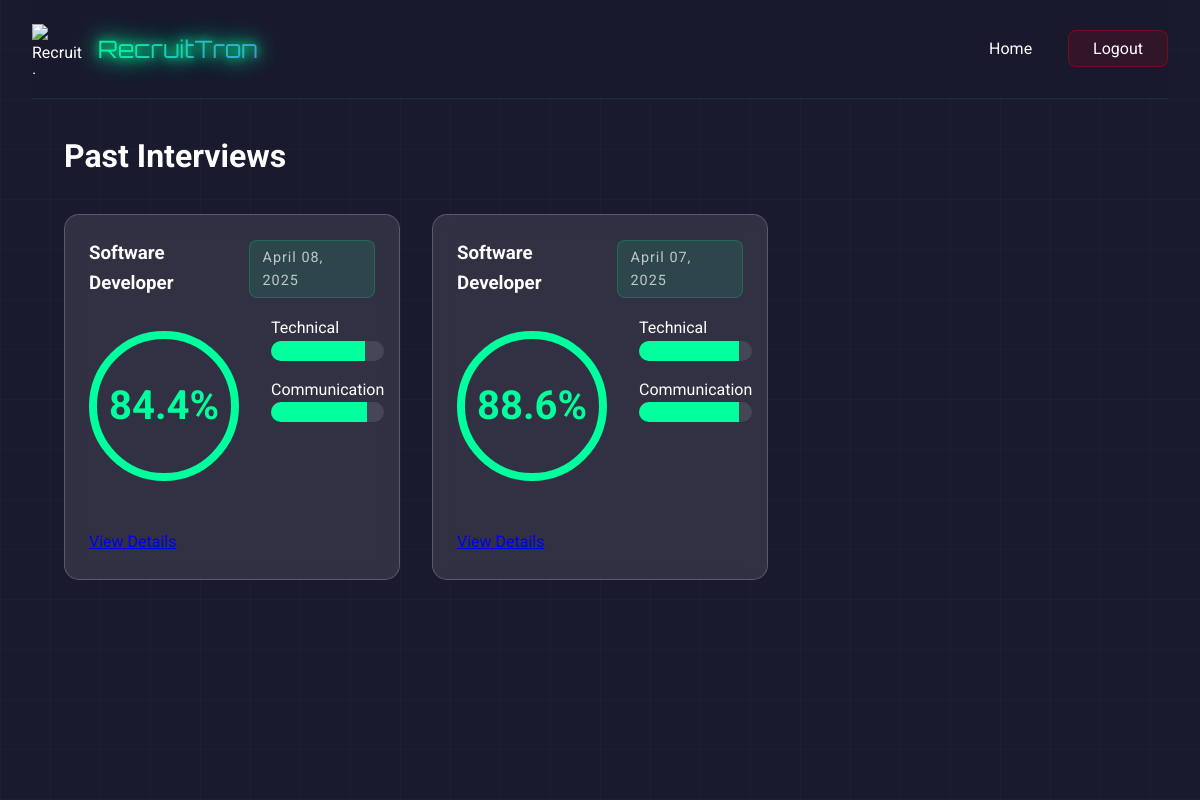
Page /past-interviews (signed in) on the committed database.
### models/interview_feedback.py (models this page shows)
class InterviewFeedback(db.Model):
    id = db.Column(db.Integer, primary_key=True)
    user_id = db.Column(db.Integer, db.ForeignKey('user.id'), nullable=False)
    date = db.Column(db.DateTime, default=datetime.utcnow)
    technical_score = db.Column(db.Float)
    communication_score = db.Column(db.Float)
    confidence_score = db.Column(db.Float)
    total_score = db.Column(db.Float)
    strengths = db.Column(db.JSON)
    improvements = db.Column(db.JSON)
    recommendations = db.Column(db.JSON)
    role = db.Column(db.String(100))
    user = db.relationship('User', backref=db.backref('interviews', lazy=True))

### app.py (the view)
@app.route('/past-interviews')
@login_required
def past_interviews():
    interviews = InterviewFeedback.query.filter_by(user_id=current_user.id)\
        .order_by(InterviewFeedback.date.desc()).all()
    return render_template('past_interviews.html', interviews=interviews)

### app.py (called while the page is built)
@login_manager.user_loader
def load_user(user_id):
    return User.query.get(int(user_id))

### templates/past_interviews.html (shortened to what this page needs)
<!DOCTYPE html>
<html lang="en">
    <head>
        <link rel="stylesheet" href="/static/css/style.css" />
    </head>
    <body class="past-interviews-page">
        <div id="particles-js"></div>
        <div class="cyber-grid"></div>
        <div class="container">
            <nav class="nav-bar glass-nav">
                <div class="logo-container">
                    <img
                        src="/static/img/logo.png"
                        alt="RecruitTron Logo"
                        class="logo"
                    />
                    <span class="logo-text neon-text">RecruitTron</span>
                </div>
                <div class="nav-links">
                    <a href="/" class="nav-link">Home</a>
                    <a href="/logout" class="nav-link logout-btn"
                        ><span>Logout</span></a
                    >
                </div>
            </nav>
            <main class="past-interviews-content">
                <h1 class="cyber-glitch" data-text="Past Interviews">
                    Past Interviews
                </h1>
                <div class="interviews-grid">
                    {% for interview in interviews %}
                    <div class="interview-card glassmorphism">
                        <div class="interview-header">
                            <h3>{{ interview.role }}</h3>
                            <span class="interview-date">
                                {{ interview.date.strftime('%B %d, %Y') }}
                            </span>
                        </div>
                        <div class="score-overview">
                            <div class="total-score">
                                <div class="score-circle">
                                    <span
                                        >{{ "%.1f"|format(interview.total_score)
                                        }}%</span
                                    >
                                </div>
                            </div>
                            <div class="score-breakdown">
                                <div class="score-item">
                                    <label>Technical</label>
                                    <div class="score-bar">
                                        <div
                                            class="score-fill"
                                            style="width: {{ interview.technical_score }}%"
                                        ></div>
                                    </div>
                                </div>
                                <div class="score-item">
                                    <label>Communication</label>
                                    <div class="score-bar">
                                        <div
                                            class="score-fill"
                                            style="width: {{ interview.communication_score }}%"
                                        ></div>
                                    </div>
                                </div>
                            </div>
                        </div>
                        <a
                            href="{{ url_for('interview_details', interview_id=interview.id) }}"
                            class="cyber-button"
                        >
                            View Details
                        </a>
                    </div>
                    {% endfor %}
                </div>
            </main>
        </div>
    </body>
</html>

### static/css/style.css (style rules this page uses)
:root { --primary-color: #00ff9d; --secondary-color: #6c63ff; --accent-color: #ff3366; --dark-color: #1a1a2e; --light-color: #ffffff; --gradient-1: linear-gradient(135deg, #00ff9d 0%, #6c63ff 100%); --gradient-2: linear-gradient(45deg, #ff3366 0%, #6c63ff 100%); }
* { margin: 0; padding: 0; box-sizing: border-box; }
body { font-family: 'Roboto', sans-serif; background: var(--dark-color); color: var(--light-color); line-height: 1.6; overflow-x: hidden; cursor: default; }
#particles-js { position: fixed; top: 0; left: 0; width: 100%; height: 100%; z-index: -1; }
.container { max-width: 1200px; margin: 0 auto; padding: 0 2rem; }
.nav-bar { display: flex; justify-content: space-between; align-items: center; padding: 1.5rem 0; }
.logo-container { display: flex; align-items: center; gap: 1rem; }
.logo { width: 50px; height: 50px; }
.logo-text { font-family: 'Orbitron', sans-serif; font-size: 1.5rem; background: var(--gradient-1); -webkit-background-clip: text; -webkit-text-fill-color: transparent; }
.nav-links a { color: var(--light-color); text-decoration: none; margin-left: 2rem; transition: color 0.3s ease; }
.neon-text { color: #fff; text-shadow: 0 0 10px var(--primary-color), 0 0 20px var(--primary-color), 0 0 30px var(--primary-color); }
.glassmorphism { background: rgba(255, 255, 255, 0.1); backdrop-filter: blur(10px); border-radius: 20px; border: 1px solid rgba(255, 255, 255, 0.2); padding: 2rem; transition: transform 0.3s ease; }
.cyber-grid { position: fixed; top: 0; left: 0; width: 100%; height: 100%; background: linear-gradient(90deg, rgba(0, 255, 157, 0.03) 1px, transparent 1px) 0 0 / 50px 50px, linear-gradient(0deg, rgba(0, 255, 157, 0.03) 1px, transparent 1px) 0 0 / 50px 50px; pointer-events: none; animation: gridMove 20s linear infinite; }
.glass-nav { background: rgba(26, 26, 46, 0.8); backdrop-filter: blur(10px); border-bottom: 1px solid rgba(0, 255, 157, 0.1); }
.logout-btn { background: rgba(255, 0, 0, 0.1); border: 1px solid rgba(255, 0, 0, 0.3); padding: 0.5rem 1.5rem; border-radius: 8px; transition: all 0.3s ease; }
.score-overview { display: flex; gap: 2rem; margin-bottom: 2rem; }
.score-circle { width: 150px; height: 150px; border-radius: 50%; border: 8px solid #00ff9d; display: flex; align-items: center; justify-content: center; font-size: 2.5rem; font-weight: bold; color: #00ff9d; margin: 1rem auto; }
.score-breakdown { flex: 1; }
.score-item { margin-bottom: 1rem; }
.score-bar { height: 20px; background: rgba(255, 255, 255, 0.1); border-radius: 10px; overflow: hidden; }
.score-fill { height: 100%; background: #00ff9d; transition: width 1s ease-in-out; }
.past-interviews-content { max-width: 1200px; margin: 0 auto; padding: 2rem; }
.interviews-grid { display: grid; grid-template-columns: repeat(auto-fill, minmax(300px, 1fr)); gap: 2rem; margin-top: 2rem; }
.interview-card { padding: 1.5rem; border-radius: 15px; transition: transform 0.3s ease; }
.interview-header { display: flex; justify-content: space-between; align-items: center; margin-bottom: 1rem; }
.interview-date { color: var(--accent-color); font-size: 0.9rem; }
.interview-date { color: rgba(255, 255, 255, 0.7); font-size: 1.1rem; margin-bottom: 2rem; }
.interview-date { color: rgba(255, 255, 255, 0.7); font-size: 1.1rem; margin-bottom: 2rem; font-family: 'Roboto', sans-serif; letter-spacing: 1px; background: rgba(0, 255, 157, 0.1); padding: 0.5rem 1rem; border-radius: 8px; border: 1px solid rgba(0, 255, 157, 0.2); display: inline-block; }
.interview-header .interview-date { margin-bottom: 0; font-size: 0.9rem; padding: 0.3rem 0.8rem; }

### rows in the picture
InterviewFeedback: role "Software Developer", date "April 08, 2025", total_score "84.4", technical_score 83 (drawn), communication_score 85 (drawn)
InterviewFeedback: role "Software Developer", date "April 07, 2025", total_score "88.6", technical_score 88 (drawn), communication_score 88 (drawn)
